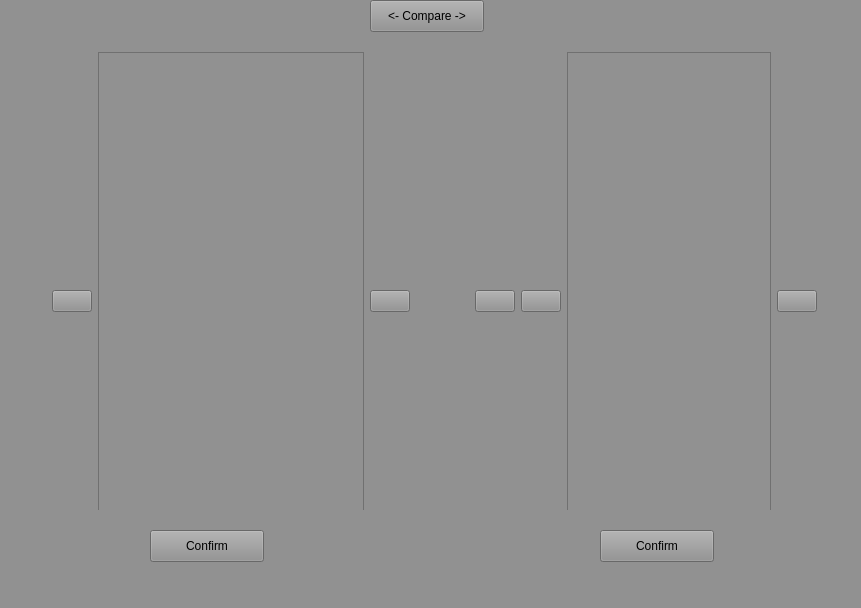
<?xml version="1.0" encoding="UTF-8"?>
<ui version="4.0">
 <class>MainWindow</class>
 <widget class="QMainWindow" name="MainWindow">
  <property name="geometry">
   <rect>
    <x>0</x>
    <y>0</y>
    <width>861</width>
    <height>608</height>
   </rect>
  </property>
  <property name="windowTitle">
   <string>Code Plagiarism Checker - CPC (BETA)</string>
  </property>
  <property name="styleSheet">
   <string notr="true">QWidget {background-color: #919191}</string>
  </property>
  <widget class="QWidget" name="centralWidget">
   <widget class="QStackedWidget" name="stackedWidget">
    <property name="geometry">
     <rect>
      <x>0</x>
      <y>0</y>
      <width>861</width>
      <height>591</height>
     </rect>
    </property>
    <property name="currentIndex">
     <number>0</number>
    </property>
    <widget class="QWidget" name="page">
     <widget class="QWidget" name="horizontalLayoutWidget">
      <property name="geometry">
       <rect>
        <x>10</x>
        <y>30</y>
        <width>841</width>
        <height>491</height>
       </rect>
      </property>
      <layout class="QHBoxLayout" name="horizontalLayout">
       <item>
        <widget class="QFrame" name="frame">
         <property name="sizePolicy">
          <sizepolicy hsizetype="Expanding" vsizetype="Expanding">
           <horstretch>0</horstretch>
           <verstretch>0</verstretch>
          </sizepolicy>
         </property>
         <property name="frameShape">
          <enum>QFrame::StyledPanel</enum>
         </property>
         <property name="frameShadow">
          <enum>QFrame::Raised</enum>
         </property>
         <widget class="QWidget" name="horizontalLayoutWidget_2">
          <property name="geometry">
           <rect>
            <x>0</x>
            <y>0</y>
            <width>420</width>
            <height>521</height>
           </rect>
          </property>
          <layout class="QHBoxLayout" name="horizontalLayout_2">
           <item>
            <spacer name="verticalSpacer_3">
             <property name="orientation">
              <enum>Qt::Vertical</enum>
             </property>
             <property name="sizeHint" stdset="0">
              <size>
               <width>20</width>
               <height>40</height>
              </size>
             </property>
            </spacer>
           </item>
           <item>
            <widget class="QPushButton" name="side1_b1">
             <property name="toolTip">
              <string>Add File</string>
             </property>
             <property name="toolTipDuration">
              <number>5000</number>
             </property>
             <property name="text">
              <string/>
             </property>
            </widget>
           </item>
           <item>
            <widget class="QTextEdit" name="textEdit"/>
           </item>
           <item>
            <widget class="QPushButton" name="side1_b2">
             <property name="toolTip">
              <string>Copy and Paste a Code Selection</string>
             </property>
             <property name="toolTipDuration">
              <number>5000</number>
             </property>
             <property name="text">
              <string/>
             </property>
            </widget>
           </item>
           <item>
            <spacer name="verticalSpacer_2">
             <property name="orientation">
              <enum>Qt::Vertical</enum>
             </property>
             <property name="sizeHint" stdset="0">
              <size>
               <width>20</width>
               <height>40</height>
              </size>
             </property>
            </spacer>
           </item>
          </layout>
         </widget>
        </widget>
       </item>
       <item>
        <spacer name="verticalSpacer">
         <property name="orientation">
          <enum>Qt::Vertical</enum>
         </property>
         <property name="sizeHint" stdset="0">
          <size>
           <width>20</width>
           <height>40</height>
          </size>
         </property>
        </spacer>
       </item>
       <item>
        <widget class="QFrame" name="frame_2">
         <property name="sizePolicy">
          <sizepolicy hsizetype="Expanding" vsizetype="Expanding">
           <horstretch>0</horstretch>
           <verstretch>0</verstretch>
          </sizepolicy>
         </property>
         <property name="frameShape">
          <enum>QFrame::StyledPanel</enum>
         </property>
         <property name="frameShadow">
          <enum>QFrame::Raised</enum>
         </property>
         <widget class="QWidget" name="horizontalLayoutWidget_3">
          <property name="geometry">
           <rect>
            <x>0</x>
            <y>0</y>
            <width>404</width>
            <height>521</height>
           </rect>
          </property>
          <layout class="QHBoxLayout" name="horizontalLayout_3">
           <item>
            <spacer name="verticalSpacer_4">
             <property name="orientation">
              <enum>Qt::Vertical</enum>
             </property>
             <property name="sizeHint" stdset="0">
              <size>
               <width>20</width>
               <height>40</height>
              </size>
             </property>
            </spacer>
           </item>
           <item>
            <widget class="QPushButton" name="side2_b1">
             <property name="toolTip">
              <string>Add File</string>
             </property>
             <property name="toolTipDuration">
              <number>5000</number>
             </property>
             <property name="text">
              <string/>
             </property>
            </widget>
           </item>
           <item>
            <widget class="QPushButton" name="side2_b2">
             <property name="toolTip">
              <string>Compare to Previously Checked Code</string>
             </property>
             <property name="toolTipDuration">
              <number>5000</number>
             </property>
             <property name="text">
              <string/>
             </property>
            </widget>
           </item>
           <item>
            <widget class="QTextEdit" name="textEdit_2"/>
           </item>
           <item>
            <widget class="QPushButton" name="side2_b3">
             <property name="toolTip">
              <string>Copy and Paste a Code Selection</string>
             </property>
             <property name="toolTipDuration">
              <number>5000</number>
             </property>
             <property name="text">
              <string/>
             </property>
            </widget>
           </item>
           <item>
            <spacer name="verticalSpacer_5">
             <property name="orientation">
              <enum>Qt::Vertical</enum>
             </property>
             <property name="sizeHint" stdset="0">
              <size>
               <width>20</width>
               <height>40</height>
              </size>
             </property>
            </spacer>
           </item>
          </layout>
         </widget>
        </widget>
       </item>
      </layout>
     </widget>
     <widget class="QPushButton" name="side1_confirm">
      <property name="geometry">
       <rect>
        <x>150</x>
        <y>530</y>
        <width>114</width>
        <height>32</height>
       </rect>
      </property>
      <property name="toolTip">
       <string>Confirm Code Selection</string>
      </property>
      <property name="toolTipDuration">
       <number>5000</number>
      </property>
      <property name="text">
       <string>Confirm</string>
      </property>
     </widget>
     <widget class="QPushButton" name="side2_confirm">
      <property name="geometry">
       <rect>
        <x>600</x>
        <y>530</y>
        <width>114</width>
        <height>32</height>
       </rect>
      </property>
      <property name="toolTip">
       <string>Confirm Code Selection</string>
      </property>
      <property name="toolTipDuration">
       <number>5000</number>
      </property>
      <property name="text">
       <string>Confirm</string>
      </property>
     </widget>
     <widget class="QPushButton" name="compare">
      <property name="geometry">
       <rect>
        <x>370</x>
        <y>0</y>
        <width>114</width>
        <height>32</height>
       </rect>
      </property>
      <property name="sizePolicy">
       <sizepolicy hsizetype="Minimum" vsizetype="Fixed">
        <horstretch>0</horstretch>
        <verstretch>13</verstretch>
       </sizepolicy>
      </property>
      <property name="toolTip">
       <string>Click to Compare</string>
      </property>
      <property name="toolTipDuration">
       <number>5000</number>
      </property>
      <property name="text">
       <string>&lt;- Compare -&gt;</string>
      </property>
     </widget>
    </widget>
    <widget class="QWidget" name="page_2">
     <property name="styleSheet">
      <string notr="true">QTextBrowser {background-color: #C8C8C8; color: black}
QTextBrowser b {color:yellow;}
</string>
     </property>
     <widget class="QWidget" name="horizontalLayoutWidget_4">
      <property name="geometry">
       <rect>
        <x>10</x>
        <y>30</y>
        <width>841</width>
        <height>541</height>
       </rect>
      </property>
      <layout class="QHBoxLayout" name="horizontalLayout_4">
       <item>
        <widget class="QScrollArea" name="scrollArea">
         <property name="styleSheet">
          <string notr="true"/>
         </property>
         <property name="widgetResizable">
          <bool>true</bool>
         </property>
         <widget class="QWidget" name="scrollAreaWidgetContents">
          <property name="geometry">
           <rect>
            <x>0</x>
            <y>0</y>
            <width>398</width>
            <height>537</height>
           </rect>
          </property>
          <widget class="QTextBrowser" name="textBrowser">
           <property name="geometry">
            <rect>
             <x>0</x>
             <y>0</y>
             <width>401</width>
             <height>541</height>
            </rect>
           </property>
           <property name="sizePolicy">
            <sizepolicy hsizetype="Preferred" vsizetype="Expanding">
             <horstretch>0</horstretch>
             <verstretch>0</verstretch>
            </sizepolicy>
           </property>
           <property name="styleSheet">
            <string notr="true"/>
           </property>
          </widget>
         </widget>
        </widget>
       </item>
       <item>
        <spacer name="verticalSpacer_6">
         <property name="orientation">
          <enum>Qt::Vertical</enum>
         </property>
         <property name="sizeHint" stdset="0">
          <size>
           <width>20</width>
           <height>40</height>
          </size>
         </property>
        </spacer>
       </item>
       <item>
        <widget class="QScrollArea" name="scrollArea_2">
         <property name="widgetResizable">
          <bool>true</bool>
         </property>
         <widget class="QWidget" name="scrollAreaWidgetContents_3">
          <property name="geometry">
           <rect>
            <x>0</x>
            <y>0</y>
            <width>397</width>
            <height>537</height>
           </rect>
          </property>
          <widget class="QTextBrowser" name="textBrowser_2">
           <property name="geometry">
            <rect>
             <x>0</x>
             <y>0</y>
             <width>401</width>
             <height>541</height>
            </rect>
           </property>
           <property name="sizePolicy">
            <sizepolicy hsizetype="Preferred" vsizetype="Expanding">
             <horstretch>0</horstretch>
             <verstretch>0</verstretch>
            </sizepolicy>
           </property>
           <property name="styleSheet">
            <string notr="true">b {color:lightblue}</string>
           </property>
          </widget>
         </widget>
        </widget>
       </item>
      </layout>
     </widget>
    </widget>
    <widget class="QWidget" name="page_3">
     <widget class="QFrame" name="frame_3">
      <property name="geometry">
       <rect>
        <x>20</x>
        <y>20</y>
        <width>821</width>
        <height>561</height>
       </rect>
      </property>
      <property name="frameShape">
       <enum>QFrame::StyledPanel</enum>
      </property>
      <property name="frameShadow">
       <enum>QFrame::Raised</enum>
      </property>
      <widget class="QWidget" name="horizontalLayoutWidget_5">
       <property name="geometry">
        <rect>
         <x>0</x>
         <y>0</y>
         <width>821</width>
         <height>561</height>
        </rect>
       </property>
       <layout class="QHBoxLayout" name="horizontalLayout_5">
        <item>
         <widget class="QTextBrowser" name="textBrowser_4"/>
        </item>
        <item>
         <widget class="QFrame" name="frame_4">
          <property name="sizePolicy">
           <sizepolicy hsizetype="Expanding" vsizetype="Expanding">
            <horstretch>0</horstretch>
            <verstretch>0</verstretch>
           </sizepolicy>
          </property>
          <property name="frameShape">
           <enum>QFrame::StyledPanel</enum>
          </property>
          <property name="frameShadow">
           <enum>QFrame::Raised</enum>
          </property>
          <widget class="QWidget" name="gridLayoutWidget">
           <property name="geometry">
            <rect>
             <x>0</x>
             <y>0</y>
             <width>401</width>
             <height>561</height>
            </rect>
           </property>
           <layout class="QGridLayout" name="gridLayout_2"/>
          </widget>
         </widget>
        </item>
       </layout>
      </widget>
     </widget>
    </widget>
   </widget>
  </widget>
 </widget>
 <layoutdefault spacing="6" margin="11"/>
 <resources/>
 <connections/>
</ui>
